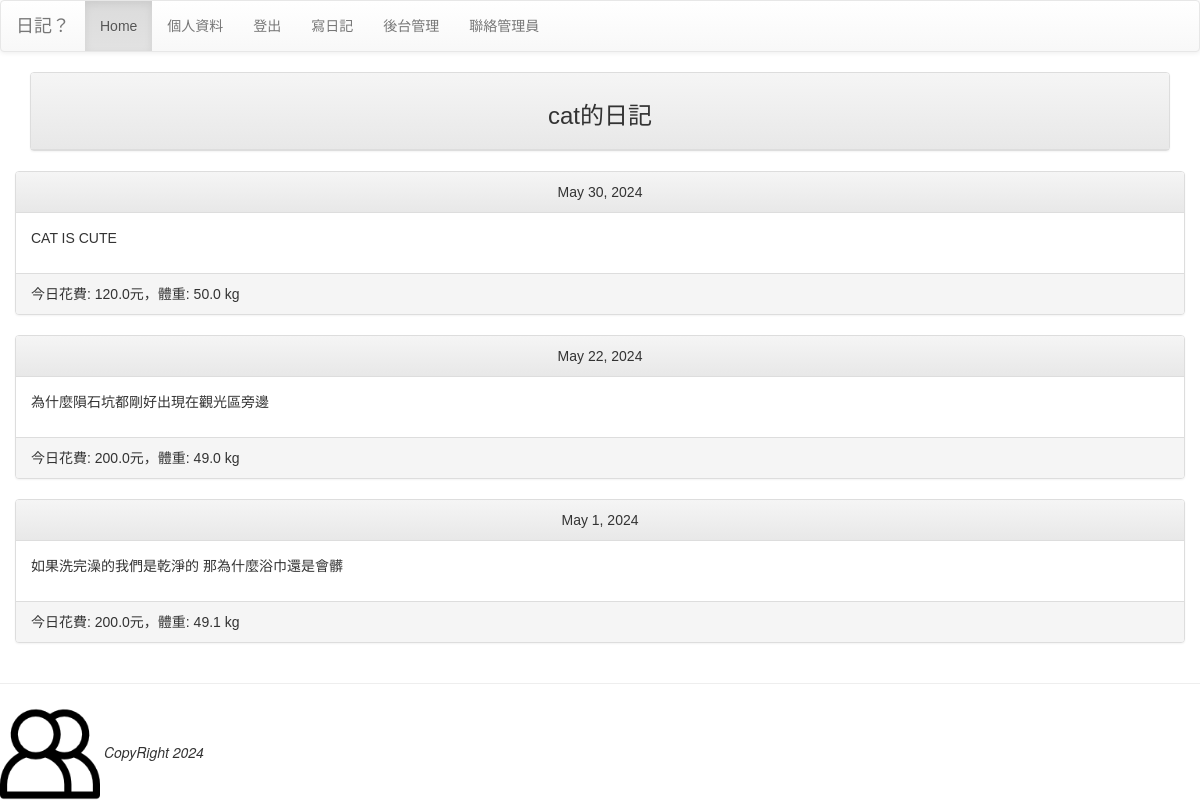
The page / (signed in) on the database its author committed.
### _myform/models.py (models this page shows, shortened)
class Diary (models.Model):
    user = models.ForeignKey(USER, on_delete = models.CASCADE)
    budget = models.FloatField(default = 0)
    weight = models.FloatField(default = 0)
    note = models.TextField(null = True)
    date = models.DateField()

### _myform/views.py (the view)
# urls.py: path("", index),
def index (request, pid = None, del_pass = None):
    if (request.user.is_authenticated):
        username = request.user.username
        useremail = request.user.email
        try:
            user = USER.objects.get(username = username)
            diary = Diary.objects.filter(user = user).order_by('-date')
        except: pass
    messages.get_messages(request)
    return render(request, 'index.html', locals())

### templates/index.html (shortened to what this page needs)
{% extends "base.html" %}
{% block content %}
    <div class="container">
        <div class="row">
            <div class="col-md-12">
                <div class="panel panel-default">
                    <div class="panel-heading" align="center">
                        <h3>{{ username | default:"我" }}的日記</h3>
                    </div>
                </div>
            </div>
        </div>
        {% for d in diary %}
            <div class='row'>
                <div class="col-md-14">
                    <div class="panel panel-default">
                        <div class="panel-heading" align="center">{{ d.date }}</div>
                        <div class="panel-body">{{ d.note | linebreaks }}</div>
                        <div class="panel-footer">今日花費: {{ d.budget }}元，體重: {{ d.weight }} kg</div>
                    </div>
                </div>
            </div>
            {% empty %}
                <h3><em>登入網站才能使用日記功能</em></h3>
        {% endfor %}
    </div>
{% endblock %}

### templates/base.html (style rules this page uses)
h1, h2, h3, h4, h5, p, div { font-family: Arial; }

### rows shown on the page
Diary: date "May 30, 2024", note "CAT IS CUTE", budget "120.0", weight "50.0"
Diary: date "May 22, 2024", note "為什麼隕石坑都剛好出現在觀光區旁邊", budget "200.0", weight "49.0"
Diary: date "May 1, 2024", note "如果洗完澡的我們是乾淨的 那為什麼浴巾還是會髒", budget "200.0", weight "49.1"

### other values the page prints
{{ username | default:"我" }} "cat"
